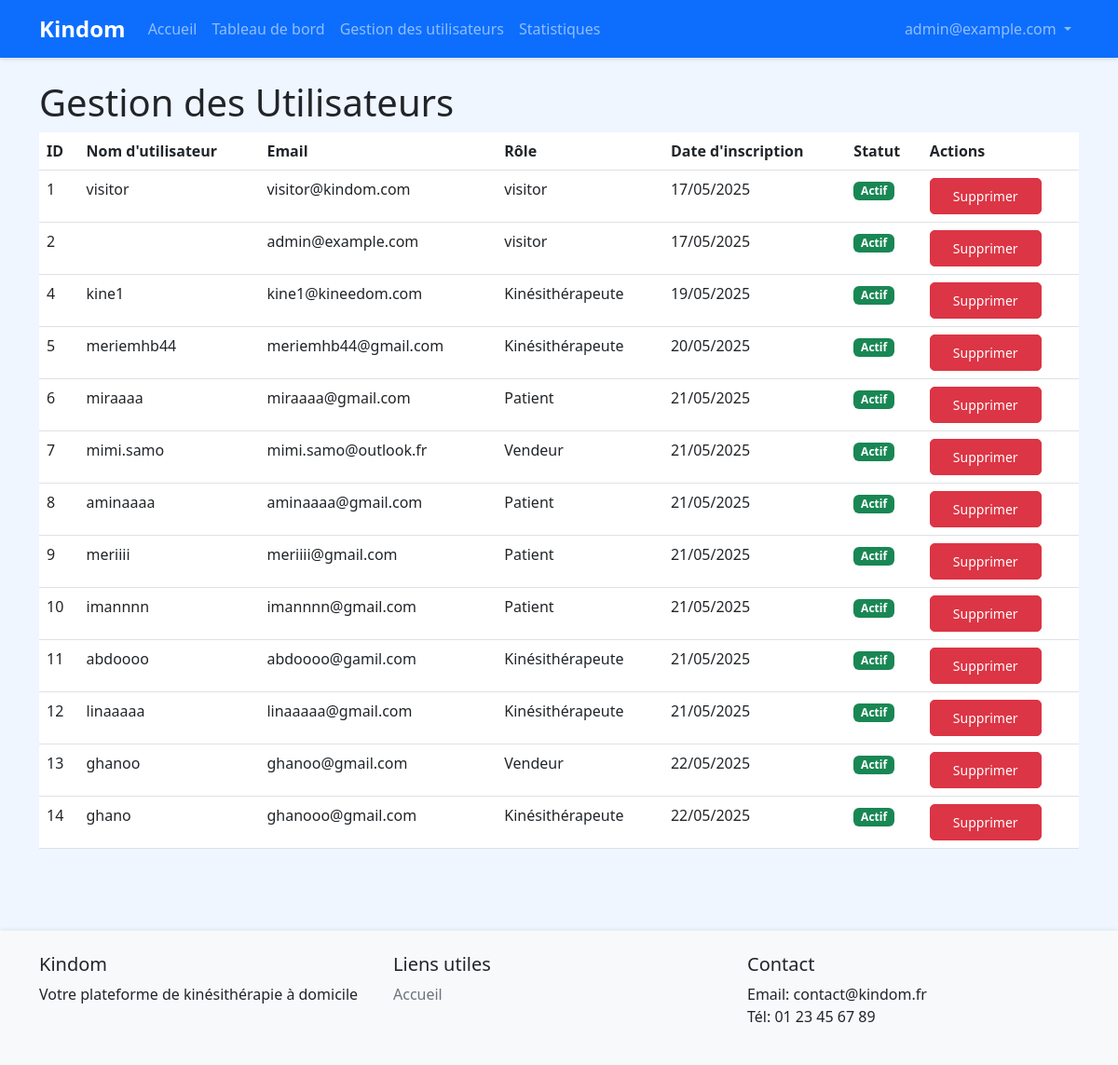
/admin-users/ (signed in), run on the app's committed database.
### accounts/models.py (models this page shows, shortened)
class CustomUser(AbstractUser):
    USER_TYPE_CHOICES = (
        ('patient', 'Patient'),
        ('kine', 'Kinésithérapeute'),
        ('vendor', 'Vendeur'),
        ('admin', 'Administrateur'),
    )
    user_type = models.CharField(max_length=20, choices=USER_TYPE_CHOICES, default='patient')
    phone_number = models.CharField(max_length=15, blank=True)
    address = models.TextField(blank=True)
    profile_picture = models.ImageField(upload_to='profile_pics/', blank=True, null=True)
    bio = models.TextField(blank=True)
    is_validated = models.BooleanField(default=True)  # True par défaut, sauf pour les kinés
    diplome = models.CharField(max_length=100, blank=True, null=True, verbose_name="Diplôme")
    wilaya = models.CharField(max_length=50, blank=True, null=True, verbose_name="Wilaya")
    diplome_file = models.ImageField(upload_to='diplomes/', blank=True, null=True, verbose_name="Photo du diplôme")

### accounts/views.py (the view)
# urls.py: path('admin-users/', views.admin_users, name='admin_users'),
@staff_member_required
def admin_users(request):
    users = CustomUser.objects.exclude(user_type='admin')
    return render(request, 'admin_custom/users.html', {'users': users})

### templates/admin_custom/users.html (shortened to what this page needs)
{% extends 'base.html' %}
{% block content %}
<h1>Gestion des Utilisateurs</h1>
<table class="table">
    <thead>
        <tr>
            <th>ID</th>
            <th>Nom d'utilisateur</th>
            <th>Email</th>
            <th>Rôle</th>
            <th>Date d'inscription</th>
            <th>Statut</th>
            <th>Actions</th>
        </tr>
    </thead>
    <tbody>
        {% for user in users %}
        <tr>
            <td>{{ user.id }}</td>
            <td>{{ user.username }}</td>
            <td>{{ user.email }}</td>
            <td>{{ user.get_user_type_display }}</td>
            <td>{{ user.date_joined|date:'d/m/Y' }}</td>
            <td>
                {% if user.is_active %}
                    <span class="badge bg-success">Actif</span>
                {% else %}
                    <span class="badge bg-danger">Inactif</span>
                {% endif %}
            </td>
            <td>
                <a href="{% url 'accounts:admin_user_delete' user.id %}" class="btn btn-danger btn-sm" onclick="return confirm('Supprimer cet utilisateur ?');">Supprimer</a>
            </td>
        </tr>
        {% endfor %}
    </tbody>
</table>
{% endblock %}

### templates/base.html (shortened to what this page needs)
<!DOCTYPE html>
<html lang="fr">
<head>
    <link href="https://cdn.jsdelivr.net/npm/bootstrap@5.3.0/dist/css/bootstrap.min.css" rel="stylesheet">
    {% load static %}
    <link href="{% static 'css/style.css' %}" rel="stylesheet">
</head>
<body>
    <nav class="navbar navbar-expand-lg navbar-dark bg-primary">
        <div class="container">
            <a class="navbar-brand" href="{% url 'accounts:home' %}">Kindom</a>
            <div class="collapse navbar-collapse" id="navbarNav">
                <ul class="navbar-nav me-auto">
                    <li class="nav-item">
                        <a class="nav-link" href="{% url 'accounts:home' %}">Accueil</a>
                    </li>
                    {% if user.is_authenticated and user.is_superuser or user.is_authenticated and user.user_type == 'admin' %}
                        <li class="nav-item">
                            <a class="nav-link" href="{% url 'accounts:admin_dashboard' %}">Tableau de bord</a>
                        </li>
                        <li class="nav-item">
                            <a class="nav-link" href="{% url 'accounts:admin_users' %}">Gestion des utilisateurs</a>
                        </li>
                        <li class="nav-item">
                            <a class="nav-link" href="{% url 'accounts:admin_stats' %}">Statistiques</a>
                        </li>
                    {% endif %}
                </ul>
                <ul class="navbar-nav">
                    {% if user.is_authenticated %}
                        <li class="nav-item dropdown">
                            <a class="nav-link dropdown-toggle" href="#" id="navbarDropdown" role="button" data-bs-toggle="dropdown">
                                {{ user.get_full_name|default:user.email }}
                            </a>
                        </li>
                    {% endif %}
                </ul>
            </div>
        </div>
    </nav>
    <main class="container my-4">
        {% block content %}{% endblock %}
    </main>
    <footer class="bg-light py-4 mt-5">
        <div class="container">
            <div class="row">
                <div class="col-md-4">
                    <h5>Kindom</h5>
                    <p>Votre plateforme de kinésithérapie à domicile</p>
                </div>
                <div class="col-md-4">
                    <h5>Liens utiles</h5>
                    <ul class="list-unstyled">
                        <li><a href="{% url 'accounts:home' %}">Accueil</a></li>
                    </ul>
                </div>
                <div class="col-md-4">
                    <h5>Contact</h5>
                    <ul class="list-unstyled">
                        <li>Email: contact@kindom.fr</li>
                        <li>Tél: 01 23 45 67 89</li>
                    </ul>
                </div>
            </div>
        </div>
    </footer>
</body>
</html>

### static/css/style.css (style rules this page uses)
body { min-height: 100vh; display: flex; flex-direction: column; background: #f0f6ff; }
main { flex: 1; }
.navbar { box-shadow: 0 2px 4px rgba(0,0,0,0.1); }
.navbar-brand { font-weight: bold; font-size: 1.5rem; }
.btn { border-radius: 5px; padding: 0.5rem 1.5rem; }
footer { margin-top: auto; box-shadow: 0 -2px 4px rgba(0,0,0,0.05); }
footer a { color: #6c757d; text-decoration: none; }

### data on the page
CustomUser: get_full_name "admin@example.com", id "2", email "admin@example.com", user_type "visitor", date_joined "17/05/2025", is_active "Actif"
CustomUser: id "1", username "visitor", email "visitor@kindom.com", user_type "visitor", date_joined "17/05/2025", is_active "Actif"
CustomUser: id "4", username "kine1", email "kine1@kineedom.com", user_type "Kinésithérapeute", date_joined "19/05/2025", is_active "Actif"
CustomUser: id "5", username "meriemhb44", email "meriemhb44@gmail.com", user_type "Kinésithérapeute", date_joined "20/05/2025", is_active "Actif"
CustomUser: id "6", username "miraaaa", email "miraaaa@gmail.com", user_type "Patient", date_joined "21/05/2025", is_active "Actif"
CustomUser: id "7", username "mimi.samo", email "mimi.samo@outlook.fr", user_type "Vendeur", date_joined "21/05/2025", is_active "Actif"
CustomUser: id "8", username "aminaaaa", email "aminaaaa@gmail.com", user_type "Patient", date_joined "21/05/2025", is_active "Actif"
CustomUser: id "9", username "meriiii", email "meriiii@gmail.com", user_type "Patient", date_joined "21/05/2025", is_active "Actif"
CustomUser: id "10", username "imannnn", email "imannnn@gmail.com", user_type "Patient", date_joined "21/05/2025", is_active "Actif"
CustomUser: id "11", username "abdoooo", email "abdoooo@gamil.com", user_type "Kinésithérapeute", date_joined "21/05/2025", is_active "Actif"
CustomUser: id "12", username "linaaaaa", email "linaaaaa@gmail.com", user_type "Kinésithérapeute", date_joined "21/05/2025", is_active "Actif"
CustomUser: id "13", username "ghanoo", email "ghanoo@gmail.com", user_type "Vendeur", date_joined "22/05/2025", is_active "Actif"
CustomUser: id "14", username "ghano", email "ghanooo@gmail.com", user_type "Kinésithérapeute", date_joined "22/05/2025", is_active "Actif"
